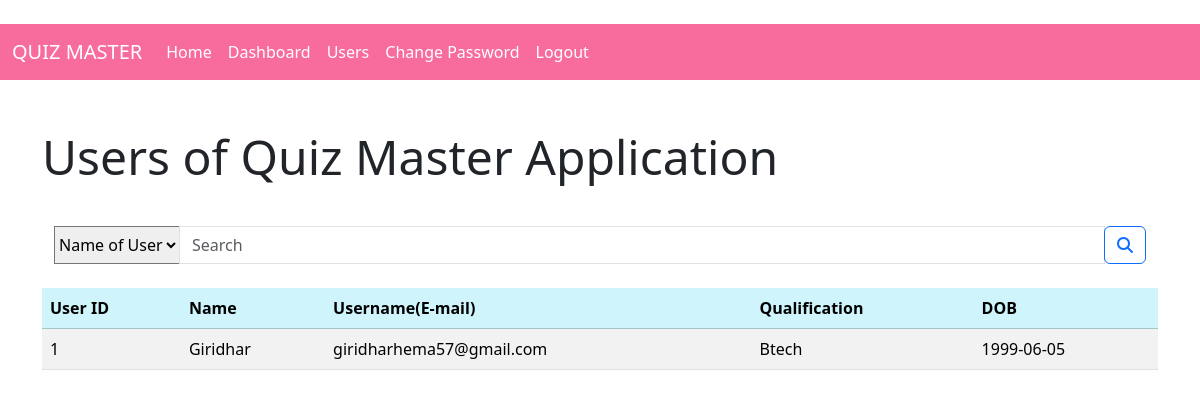
The app's page /display/user_details (signed in) with its own data.
### models.py (models this page shows)
class User(db.Model):
    id=db.Column(db.Integer,primary_key=True)
    username=db.Column(db.String(120),unique=True,nullable=False)
    passhash=db.Column(db.String(256),nullable=False)
    Full_Name=db.Column(db.String(150),nullable=False)
    Qualification=db.Column(db.String(250))
    DOB=db.Column(db.Date,nullable=False)
    scores=db.relationship('Scores',backref='user',lazy=True,cascade="all, delete-orphan", passive_deletes=True)

### controllers/routes.py (the view)
@app.route('/display/user_details')
@admin_auth
def display_user_details():
     parameter=request.args.get('parameter')
     query=request.args.get('query')
     if parameter=='name':
          users=User.query.filter(User.Full_Name.ilike(f'%{query}%')).all()
          return render_template('user_details.html',users=users)
     if parameter=='id':
          users=User.query.filter(User.id.ilike(f'%{query}%')).all()
          return render_template('user_details.html',users=users)
     if parameter=='username':
          users=User.query.filter(User.username.ilike(f'%{query}%')).all()
          return render_template('user_details.html',users=users)
     users=User.query.all()
     return render_template('user_details.html',users=users)

### controllers/routes.py (called while the page is built)
def admin_auth(func):
    @wraps(func)
    def inner(*args,**kwargs):
        if 'admin_id' in session:
            return func(*args,**kwargs)
        else:
            flash('Please Login to continue further!')
            return redirect(url_for('admin_login'))
    return inner

### templates/user_details.html (shortened to what this page needs)
{% extends 'basic_layout.html' %}
{% block NAVBAR %}
    {%include 'navbar_admin.html'%}
{% endblock %}
{% block BODY %}
<h5 class="display-5">Users of Quiz Master Application</h5><br>
{%include 'search_user.html'%}<br>
<table class="table table-striped ">
    <thead class='table-info'>
        <tr>
            <th>User ID</th>
            <th>Name</th>
            <th>Username(E-mail)</th>
            <th>Qualification</th>
            <th>DOB</th>
        </tr>
    </thead>
    <tbody>
        {% for user in users%}
        <tr>
            <td>{{user.id}}</td>
            <td>{{user.Full_Name}}</td>
            <td>{{user.username}}</td>
            <td>{{user.Qualification}}</td>
            <td>{{user.DOB}}</td>
        </tr>
        {%endfor%}
    </tbody>
</table>
{% endblock %}

### records on screen
User: id "1", Full_Name "Giridhar", username "giridharhema57@gmail.com", Qualification "Btech", DOB "1999-06-05"
